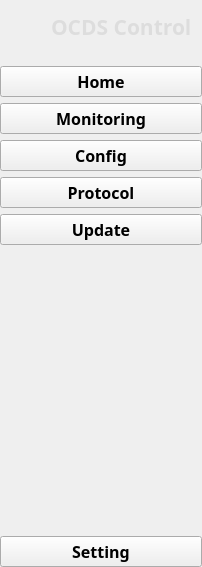
      <widget class="QWidget" name="full_menu_widget" native="true">
       <property name="maximumSize">
        <size>
         <width>194</width>
         <height>16777215</height>
        </size>
       </property>
       <property name="styleSheet">
        <string notr="true">#full_menu_widget {
	background-color: rgb(69, 104, 130);
}

#full_menu_widget QPushButton {
	color: rgb(221, 221, 221);
	border:none;
	border-radius: 3px;
	text-align: left;
	padding: 8px 0 8px 15px;
}

#full_menu_widget QPushButton:hover {
	background-color: rgb(87, 133, 165, 0.5);
}

#full_menu_widget QPushButton:checked {
	color: #fff;
}</string>
       </property>
       <layout class="QVBoxLayout" name="verticalLayout_4">
        <property name="spacing">
         <number>0</number>
        </property>
        <property name="leftMargin">
         <number>0</number>
        </property>
        <property name="topMargin">
         <number>0</number>
        </property>
        <property name="rightMargin">
         <number>0</number>
        </property>
        <property name="bottomMargin">
         <number>0</number>
        </property>
        <item>
         <layout class="QHBoxLayout" name="horizontalLayout">
          <property name="spacing">
           <number>0</number>
          </property>
          <property name="topMargin">
           <number>6</number>
          </property>
          <property name="rightMargin">
           <number>10</number>
          </property>
          <item>
           <widget class="QLabel" name="label_2">
            <property name="sizePolicy">
             <sizepolicy hsizetype="Fixed" vsizetype="Fixed">
              <horstretch>0</horstretch>
              <verstretch>0</verstretch>
             </sizepolicy>
            </property>
            <property name="minimumSize">
             <size>
              <width>51</width>
              <height>41</height>
             </size>
            </property>
            <property name="maximumSize">
             <size>
              <width>45</width>
              <height>35</height>
             </size>
            </property>
            <property name="text">
             <string/>
            </property>
            <property name="pixmap">
             <pixmap resource="icons.qrc">:/icons_60px/icons/AU_logo.png</pixmap>
            </property>
            <property name="scaledContents">
             <bool>true</bool>
            </property>
           </widget>
          </item>
          <item>
           <widget class="QLabel" name="label_3">
            <property name="font">
             <font>
              <family>애플산돌고딕네오</family>
              <pointsize>16</pointsize>
              <weight>75</weight>
              <bold>true</bold>
             </font>
            </property>
            <property name="styleSheet">
             <string notr="true">color: rgb(221, 221, 221);</string>
            </property>
            <property name="text">
             <string>OCDS Control</string>
            </property>
           </widget>
          </item>
         </layout>
        </item>
        <item>
         <layout class="QVBoxLayout" name="verticalLayout_2">
          <property name="spacing">
           <number>6</number>
          </property>
          <property name="topMargin">
           <number>19</number>
          </property>
          <item>
           <widget class="QPushButton" name="btn_home_R">
            <property name="font">
             <font>
              <family>Agency FB</family>
              <pointsize>12</pointsize>
              <weight>75</weight>
              <bold>true</bold>
             </font>
            </property>
            <property name="text">
             <string>Home</string>
            </property>
            <property name="icon">
             <iconset resource="icons.qrc">
              <normaloff>:/icons_60px/icons/home.svg</normaloff>:/icons_60px/icons/home.svg</iconset>
            </property>
            <property name="iconSize">
             <size>
              <width>25</width>
              <height>25</height>
             </size>
            </property>
            <property name="checkable">
             <bool>true</bool>
            </property>
            <property name="autoExclusive">
             <bool>true</bool>
            </property>
           </widget>
          </item>
          <item>
           <widget class="QPushButton" name="btn_monitoring_R">
            <property name="font">
             <font>
              <family>Agency FB</family>
              <pointsize>12</pointsize>
              <weight>75</weight>
              <bold>true</bold>
             </font>
            </property>
            <property name="text">
             <string>Monitoring</string>
            </property>
            <property name="icon">
             <iconset resource="icons.qrc">
              <normaloff>:/icons_60px/icons/monitor.svg</normaloff>:/icons_60px/icons/monitor.svg</iconset>
            </property>
            <property name="iconSize">
             <size>
              <width>25</width>
              <height>25</height>
             </size>
            </property>
            <property name="checkable">
             <bool>true</bool>
            </property>
            <property name="autoExclusive">
             <bool>true</bool>
            </property>
           </widget>
          </item>
          <item>
           <widget class="QPushButton" name="btn_config_R">
            <property name="font">
             <font>
              <family>Agency FB</family>
              <pointsize>12</pointsize>
              <weight>75</weight>
              <bold>true</bold>
             </font>
            </property>
            <property name="text">
             <string>Config</string>
            </property>
            <property name="icon">
             <iconset resource="icons.qrc">
              <normaloff>:/icons_60px/icons/sliders.svg</normaloff>:/icons_60px/icons/sliders.svg</iconset>
            </property>
            <property name="iconSize">
             <size>
              <width>25</width>
              <height>25</height>
             </size>
            </property>
            <property name="checkable">
             <bool>true</bool>
            </property>
            <property name="autoExclusive">
             <bool>true</bool>
            </property>
           </widget>
          </item>
          <item>
           <widget class="QPushButton" name="btn_protocol_R">
            <property name="font">
             <font>
              <family>Agency FB</family>
              <pointsize>12</pointsize>
              <weight>75</weight>
              <bold>true</bold>
             </font>
            </property>
            <property name="text">
             <string>Protocol</string>
            </property>
            <property name="icon">
             <iconset resource="icons.qrc">
              <normaloff>:/icons_60px/icons/table.svg</normaloff>:/icons_60px/icons/table.svg</iconset>
            </property>
            <property name="iconSize">
             <size>
              <width>25</width>
              <height>25</height>
             </size>
            </property>
            <property name="checkable">
             <bool>true</bool>
            </property>
            <property name="autoExclusive">
             <bool>true</bool>
            </property>
           </widget>
          </item>
          <item>
           <widget class="QPushButton" name="btn_update_R">
            <property name="font">
             <font>
              <family>Agency FB</family>
              <pointsize>12</pointsize>
              <weight>75</weight>
              <bold>true</bold>
             </font>
            </property>
            <property name="text">
             <string>Update</string>
            </property>
            <property name="icon">
             <iconset resource="icons.qrc">
              <normaloff>:/icons_60px/icons/cpu.svg</normaloff>:/icons_60px/icons/cpu.svg</iconset>
            </property>
            <property name="iconSize">
             <size>
              <width>25</width>
              <height>25</height>
             </size>
            </property>
            <property name="checkable">
             <bool>true</bool>
            </property>
            <property name="autoExclusive">
             <bool>true</bool>
            </property>
           </widget>
          </item>
         </layout>
        </item>
        <item>
         <spacer name="verticalSpacer_2">
          <property name="orientation">
           <enum>Qt::Vertical</enum>
          </property>
          <property name="sizeHint" stdset="0">
           <size>
            <width>20</width>
            <height>291</height>
           </size>
          </property>
         </spacer>
        </item>
        <item>
         <widget class="QPushButton" name="btn_setting_R">
          <property name="font">
           <font>
            <family>Agency FB</family>
            <pointsize>12</pointsize>
            <weight>75</weight>
            <bold>true</bold>
           </font>
          </property>
          <property name="text">
           <string>Setting</string>
          </property>
          <property name="icon">
           <iconset resource="icons.qrc">
            <normaloff>:/icons_60px/icons/settings.svg</normaloff>:/icons_60px/icons/settings.svg</iconset>
          </property>
          <property name="iconSize">
           <size>
            <width>25</width>
            <height>25</height>
           </size>
          </property>
          <property name="checkable">
           <bool>true</bool>
          </property>
         </widget>
        </item>
       </layout>
      </widget>
